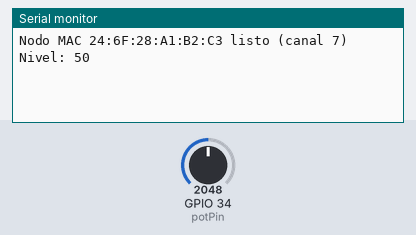
The sketch below on a simulated ESP32. Shown: the last lines printed to the serial monitor. The test bench sets the inputs (shaded band); at power-on: GPIO 34 (potPin) = 2048.

Above: at 1.3 s.
1.4 s: GPIO 34 (potPin) set to 2866
At 3.3 s:
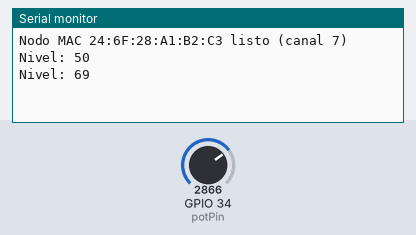
4.1 s: GPIO 34 (potPin) set to 3603
At 4.8 s:
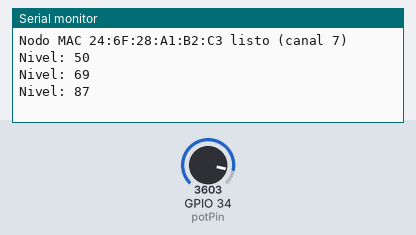
Timing chart, 0 to 7.1 s (numbered marks = the images above; inputs shaded):
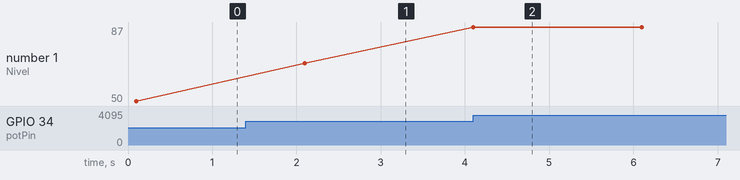

Measured:
- after the input at 1.4 s, the serial monitor: prints a new line after 0.70 s (image 1)
- after the input at 4.1 s, the serial monitor: prints a new line at once (image 2)
- plotted number 1: 50 → 69 after the input at 1.4 s, 69 → 87 after the input at 4.1 s

The sketch:

sketch_nodo.ino
```cpp
#include <WiFi.h>
#include <esp_now.h>
#include <esp_wifi.h>

uint8_t gatewayMAC[] = { 0x00, 0x70, 0x07, 0x82, 0xE9, 0xA0 };

const int potPin = 34;

typedef struct {
  int nivel;
} Mensaje;

Mensaje datos;

void setup() {
  Serial.begin(115200);
  pinMode(potPin, INPUT);

  WiFi.mode(WIFI_STA);
  esp_wifi_set_channel(7, WIFI_SECOND_CHAN_NONE);
  vTaskDelay(pdMS_TO_TICKS(100));

  if (esp_now_init() != ESP_OK) {
    Serial.println("Error ESP-NOW");
    return;
  }

  esp_now_peer_info_t peerInfo = {};
  memcpy(peerInfo.peer_addr, gatewayMAC, 6);
  peerInfo.channel = 7;
  peerInfo.encrypt = false;

  if (esp_now_add_peer(&peerInfo) != ESP_OK) {
    Serial.println("Error agregar peer");
    return;
  }

  Serial.print("Nodo MAC ");
  Serial.print(WiFi.macAddress());
  Serial.println(" listo (canal 7)");
}

void loop() {
  int lectura = analogRead(potPin);
  datos.nivel = map(lectura, 0, 4095, 0, 100);

  esp_now_send(gatewayMAC, (uint8_t *)&datos, sizeof(datos));

  Serial.print("Nivel: ");
  Serial.println(datos.nivel);

  vTaskDelay(pdMS_TO_TICKS(2000));
}
```
